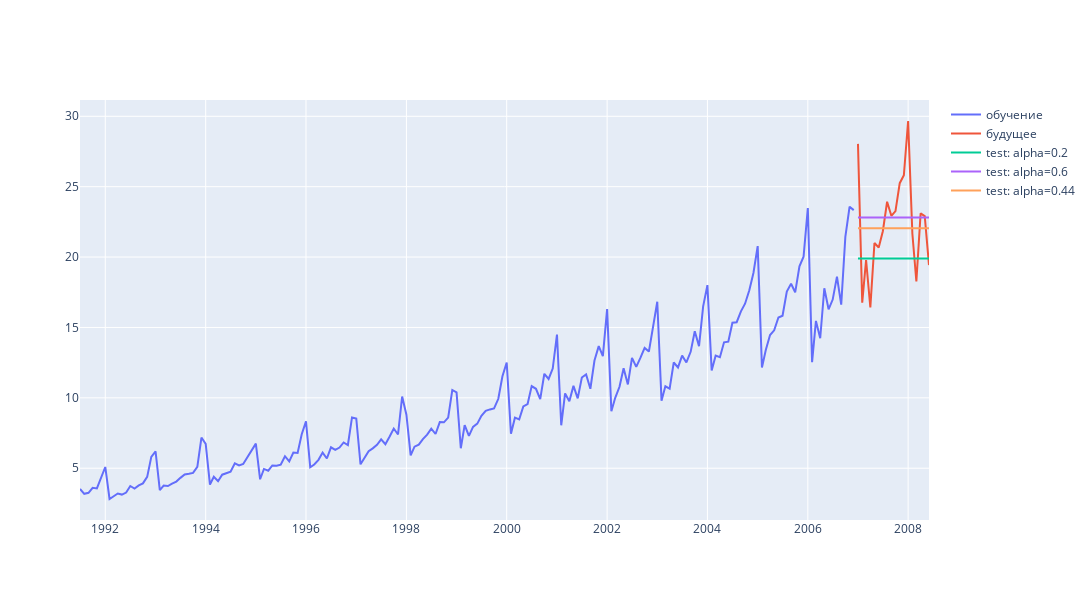

Notebook code cell kept with this figure:
### Markdown cell above
Визуализируем результаты

### Code cell
# make gpraph bigger in size
fig = go.Figure(layout=go.Layout(
        height=600,
        width=1400
    ))
fig.add_trace(go.Scatter(x=train_data.index, y=list(train_data), 
                         mode='lines', name='обучение'))

fig.add_trace(go.Scatter(x=predict_data.index, y=list(predict_data), 
                         mode='lines', name='будущее'))


# plot predictions
for index in [1, 2, 3]:
    on_test = fcast[index - 1]

    fig.add_trace(go.Scatter(
        x=on_test.index, y=list(on_test),
        mode='lines', name= 'test' + ": " + labels[index - 1]
    ))


fig.show()

### Figure 1 — Plotly figure (JSON) as saved in the notebook; plotly's stock layout.template omitted (floating-point values rounded to 4 significant figures; data arrays with more than 128 entries replaced by an {"elided": "..."} marker saying what was removed)
{"data": [{"mode": "lines", "name": "обучение", "type": "scatter", "x": {"elided": "186 str values"}, "y": {"elided": "186 float values"}}, {"mode": "lines", "name": "будущее", "type": "scatter", "x": ["2007-01-01T00:00:00", "2007-02-01T00:00:00", "2007-03-01T00:00:00", "2007-04-01T00:00:00", "2007-05-01T00:00:00", "2007-06-01T00:00:00", "2007-07-01T00:00:00", "2007-08-01T00:00:00", "2007-09-01T00:00:00", "2007-10-01T00:00:00", "2007-11-01T00:00:00", "2007-12-01T00:00:00", "2008-01-01T00:00:00", "2008-02-01T00:00:00", "2008-03-01T00:00:00", "2008-04-01T00:00:00", "2008-05-01T00:00:00", "2008-06-01T00:00:00"], "y": [28.04, 16.76, 19.79, 16.43, 21.0, 20.68, 21.83, 23.93, 22.93, 23.26, 25.25, 25.81, 29.67, 21.65, 18.26, 23.11, 22.91, 19.43]}, {"mode": "lines", "name": "test: alpha=0.2", "type": "scatter", "x": ["2007-01-01T00:00:00", "2007-02-01T00:00:00", "2007-03-01T00:00:00", "2007-04-01T00:00:00", "2007-05-01T00:00:00", "2007-06-01T00:00:00", "2007-07-01T00:00:00", "2007-08-01T00:00:00", "2007-09-01T00:00:00", "2007-10-01T00:00:00", "2007-11-01T00:00:00", "2007-12-01T00:00:00", "2008-01-01T00:00:00", "2008-02-01T00:00:00", "2008-03-01T00:00:00", "2008-04-01T00:00:00", "2008-05-01T00:00:00", "2008-06-01T00:00:00"], "y": [19.9, 19.9, 19.9, 19.9, 19.9, 19.9, 19.9, 19.9, 19.9, 19.9, 19.9, 19.9, 19.9, 19.9, 19.9, 19.9, 19.9, 19.9]}, {"mode": "lines", "name": "test: alpha=0.6", "type": "scatter", "x": ["2007-01-01T00:00:00", "2007-02-01T00:00:00", "2007-03-01T00:00:00", "2007-04-01T00:00:00", "2007-05-01T00:00:00", "2007-06-01T00:00:00", "2007-07-01T00:00:00", "2007-08-01T00:00:00", "2007-09-01T00:00:00", "2007-10-01T00:00:00", "2007-11-01T00:00:00", "2007-12-01T00:00:00", "2008-01-01T00:00:00", "2008-02-01T00:00:00", "2008-03-01T00:00:00", "2008-04-01T00:00:00", "2008-05-01T00:00:00", "2008-06-01T00:00:00"], "y": [22.81, 22.81, 22.81, 22.81, 22.81, 22.81, 22.81, 22.81, 22.81, 22.81, 22.81, 22.81, 22.81, 22.81, 22.81, 22.81, 22.81, 22.81]}, {"mode": "lines", "name": "test: alpha=0.44", "type": "scatter", "x": ["2007-01-01T00:00:00", "2007-02-01T00:00:00", "2007-03-01T00:00:00", "2007-04-01T00:00:00", "2007-05-01T00:00:00", "2007-06-01T00:00:00", "2007-07-01T00:00:00", "2007-08-01T00:00:00", "2007-09-01T00:00:00", "2007-10-01T00:00:00", "2007-11-01T00:00:00", "2007-12-01T00:00:00", "2008-01-01T00:00:00", "2008-02-01T00:00:00", "2008-03-01T00:00:00", "2008-04-01T00:00:00", "2008-05-01T00:00:00", "2008-06-01T00:00:00"], "y": [22.05, 22.05, 22.05, 22.05, 22.05, 22.05, 22.05, 22.05, 22.05, 22.05, 22.05, 22.05, 22.05, 22.05, 22.05, 22.05, 22.05, 22.05]}], "layout": {"height": 600, "width": 1400}}
